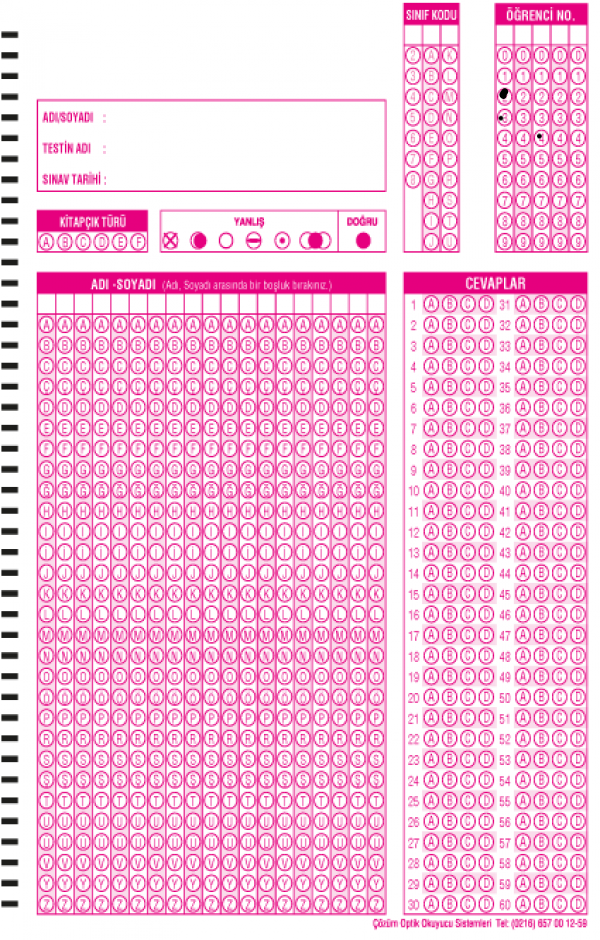
#> input picture bolum2_optik_okuyucu/test_images/omr_template.png, 600 x 940 px
$ python cevap_anahtari.py -i test_images/omr_template.png
#> lines starting #> are read from the running program, lines starting #| are printed output that depends on the picture; after the words box and inside, x2 and y2 are one past the last pixel; in counts of white or black regions, pixels touching at a corner belong together
#> in scan_answer_key, image is the input picture: shape (940, 600, 3); mean B, G, R 224.7, 197.7, 247.3
"""
Cevap Anahtarı ve Baloncuk Okuyucu
====================================
OMR formundaki işaretlenmiş baloncukları okur.

Teknik:
- Pozisyon tabanlı okuma (şablon pozisyonlarını kullanır)
- Dairesel maske ile piksel sayma
- Doluluk oranı > %25 ise işaretli kabul edilir
"""

import cv2
import numpy as np
import os
import sys

sys.path.insert(0, os.path.dirname(os.path.abspath(__file__)))
from omr_template import (
    TEMPLATE_WIDTH, TEMPLATE_HEIGHT, BUBBLE_RADIUS,
    STUDENT_ID_START_X, STUDENT_ID_START_Y,
    STUDENT_ID_DIGITS, STUDENT_ID_DIGIT_SPACING, STUDENT_ID_ROW_SPACING,
    ANSWERS_START_Y, ANSWERS_COL1_X, ANSWERS_COL2_X,
    QUESTIONS_PER_COL, BUBBLE_SPACING_X, BUBBLE_SPACING_Y,
    OPTIONS, MARKER_OFFSET, MARKER_SIZE
)
from utils import (
    order_points, four_point_transform,
    find_document_contour, save_image
)

# Doluluk eşiği — bu oranın üzeri "işaretli" sayılır
FILL_THRESHOLD = 0.25


def preprocess_omr_image(image):
    """
    OMR form görüntüsünü ön işlemden geçirir:
    1. Perspektif düzeltme (sadece gerekiyorsa)
    2. Şablon boyutuna yeniden boyutlandırma
    3. Grayscale + Otsu threshold

    Args:
        image: Giriş görüntüsü (BGR)

    Returns:
        (warped_color, warped_thresh) — renkli ve binary görüntüler
    """
    h, w = image.shape[:2]
#> h = 940; w = 600
    img_area = h * w
#> img_area = 564000

    # Görüntü zaten şablon boyutunda mı kontrol et
    size_ratio = abs(w / TEMPLATE_WIDTH - 1) + abs(h / TEMPLATE_HEIGHT - 1)
#> size_ratio = 0

    if size_ratio > 0.1:
        # Farklı boyut — perspektif düzeltme dene
        contour = find_document_contour(image)
        if contour is not None:
            contour_area = cv2.contourArea(contour)
            # Kontur alanı görüntünün en az %30'u olmalı (yanlış kontur filtresi)
            if contour_area > img_area * 0.3:
                pts = contour.reshape(4, 2).astype("float32")
                warped = four_point_transform(image, pts)
            else:
                warped = image.copy()
        else:
            warped = image.copy()
    else:
        # Zaten doğru boyutta — perspektif düzeltme gereksiz
        warped = image.copy()

    # Şablon boyutuna yeniden boyutlandır
    warped = cv2.resize(warped, (TEMPLATE_WIDTH, TEMPLATE_HEIGHT))

    # Pembe rengi filtrelemek için Kırmızı (Red) kanalını kullan
    # BGR formatında Kırmızı kanal index 2'dir.
    # Pembe rengin kırmızı bileşeni yüksek (255) olduğu için beyaz görünür,
    # kurşun kalem (koyu gri/siyah) ise düşük (40) olduğu için siyah kalır.
    red_channel = warped[:, :, 2]
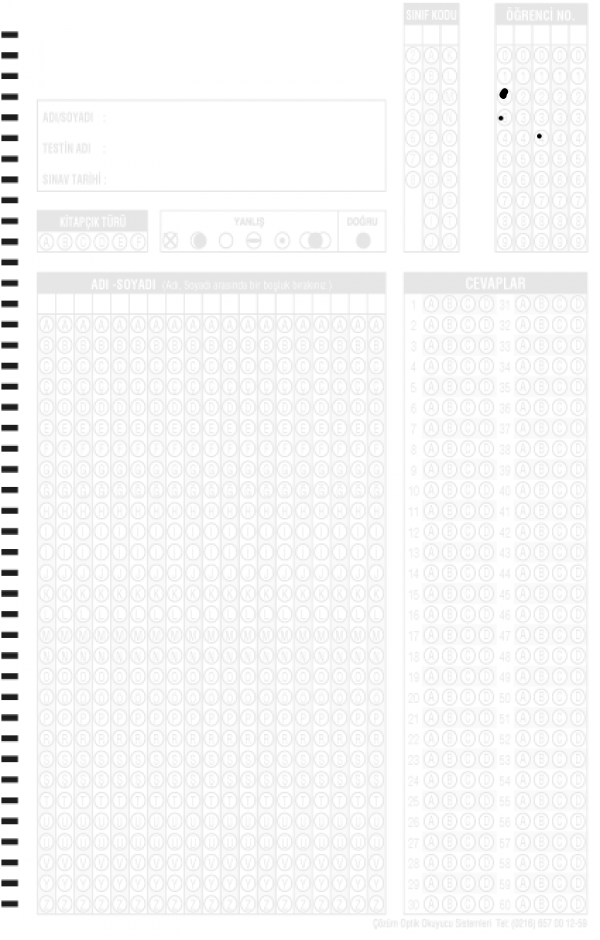
#> red_channel: shape (940, 600); min 0, max 255, mean 247.3

    # Otsu threshold — pembe çizgiler beyaz olduğu için sadece koyu işaretler kalır
    _, thresh = cv2.threshold(
        red_channel, 0, 255, cv2.THRESH_BINARY_INV + cv2.THRESH_OTSU
    )
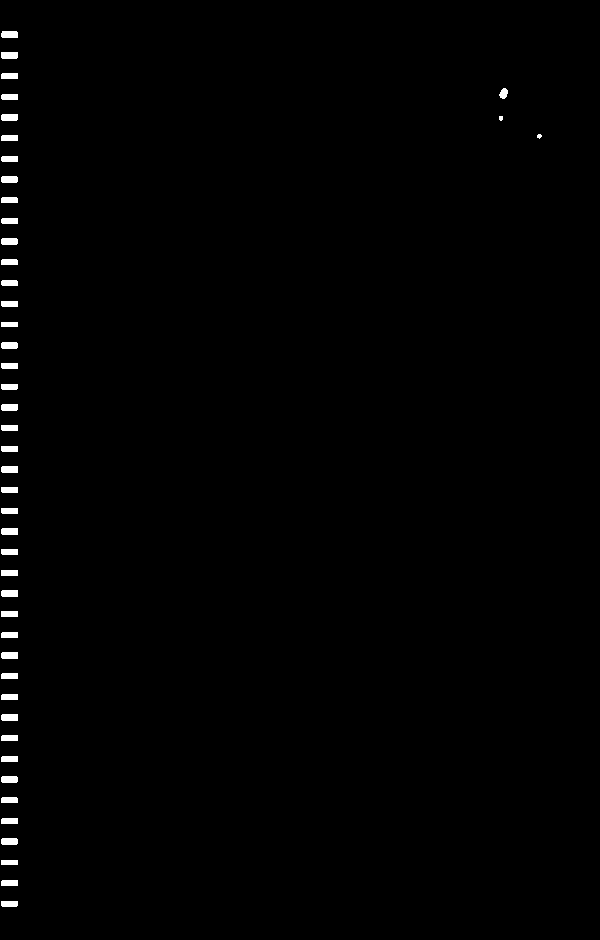
#> thresh: shape (940, 600); 0.82% white; 46 white regions (2 under 20 px), largest, box (x1, y1, x2, y2) and area: (1, 52, 18, 59) 117, (1, 466, 18, 473) 117, (1, 528, 18, 535) 117

    return warped, thresh


def read_bubble(thresh, cx, cy, radius=None):
    """
    Tek bir baloncuğun doluluk oranını hesaplar.

    Args:
        thresh: Binary (ters) görüntü
        cx, cy: Baloncuk merkez koordinatları
        radius: Baloncuk yarıçapı

    Returns:
        Doluluk oranı (0.0 - 1.0)
    """
    if radius is None:
        radius = BUBBLE_RADIUS

    h, w = thresh.shape
    r = radius - 1

    # Koordinatları int'e çevir
    cx = int(cx)
    cy = int(cy)

    # ROI sınırları
    x1 = max(0, cx - r)
    y1 = max(0, cy - r)
    x2 = min(w, cx + r)
    y2 = min(h, cy + r)

    if x2 <= x1 or y2 <= y1:
        return 0.0

    roi = thresh[y1:y2, x1:x2]

    # Dairesel maske
    mask = np.zeros_like(roi)
    center = (cx - x1, cy - y1)
    cv2.circle(mask, center, r, 255, -1)

    # Maskelenmiş alandaki beyaz piksel sayısı
    masked = cv2.bitwise_and(roi, mask)
    filled = cv2.countNonZero(masked)
    total = cv2.countNonZero(mask)

    if total == 0:
        return 0.0

    return filled / total


def read_student_id(thresh):
    """
    Öğrenci numarasını okur.

    Args:
        thresh: Binary görüntü

    Returns:
        Öğrenci numarası (str, 5 karakter)
    """
    result = ""

    for digit_idx in range(STUDENT_ID_DIGITS):
        x = STUDENT_ID_START_X + int(digit_idx * STUDENT_ID_DIGIT_SPACING)
        best_number = -1
        best_ratio = 0.0

        for number in range(10):
            y = STUDENT_ID_START_Y + int(number * STUDENT_ID_ROW_SPACING)
            ratio = read_bubble(thresh, x, y)

            if ratio > best_ratio:
                best_ratio = ratio
                best_number = number

        if best_ratio > FILL_THRESHOLD:
            result += str(best_number)
        else:
            result += "?"

    return result


def read_answers(thresh, num_questions=20):
    """
    Cevapları okur.

    Args:
        thresh: Binary görüntü
        num_questions: Okunacak soru sayısı (max 60)

    Returns:
        {soru_no: 'A'/'B'/'C'/'D'/None}
    """
#> called with num_questions = 20
    num_questions = min(num_questions, 60)
    answers = {}

    for q in range(1, num_questions + 1):
        # Kolon ve satır hesapla
        if q <= QUESTIONS_PER_COL:
            col_x = ANSWERS_COL1_X
            row = q - 1
        else:
            col_x = ANSWERS_COL2_X
            row = q - QUESTIONS_PER_COL - 1

        y = ANSWERS_START_Y + int(row * BUBBLE_SPACING_Y)

        best_option = None
        best_ratio = 0.0

        for opt_idx, option in enumerate(OPTIONS):
            bx = col_x + int(opt_idx * BUBBLE_SPACING_X)
            ratio = read_bubble(thresh, bx, y)

            if ratio > best_ratio:
                best_ratio = ratio
                best_option = option

        if best_ratio > FILL_THRESHOLD:
            answers[q] = best_option
        else:
            answers[q] = None  # Boş bırakılmış
#> this loop made 20 passes

    return answers


def scan_answer_key(image_path, num_questions=20, debug=False):
    """
    Cevap anahtarı görüntüsünü tarar.

    Args:
        image_path: Cevap anahtarı görüntü yolu
        num_questions: Soru sayısı
        debug: Debug modu

    Returns:
        {soru_no: seçenek} sözlüğü
    """
    print(f"\n[i] Cevap anahtarı taranıyor: {image_path}")

    image = cv2.imread(image_path)
    if image is None:
        print(f"[✗] Hata: Görüntü yüklenemedi: {image_path}")
        return None

    warped, thresh = preprocess_omr_image(image)
    answers = read_answers(thresh, num_questions)

    # Sonuçları göster
    print("[✓] Cevap anahtarı okundu:")
    blank_count = 0
    for q in range(1, num_questions + 1):
        ans = answers.get(q, None)
        if ans:
            print(f"    Soru {q:2d}: {ans}")
        else:
            print(f"    Soru {q:2d}: (boş)")
            blank_count += 1

    if blank_count > num_questions * 0.5:
        print(f"\n[!] UYARI: Soruların %{blank_count/num_questions*100:.0f}'ü boş!")
#| [!] UYARI: Soruların %100'ü boş!
        print("    Tarama kalitesini kontrol edin.")

    return answers


if __name__ == "__main__":
    import argparse
    parser = argparse.ArgumentParser(description="Cevap Anahtarı Okuyucu")
    parser.add_argument("--input", "-i", type=str, required=True)
    parser.add_argument("--questions", "-q", type=int, default=20)
    parser.add_argument("--debug", "-d", action="store_true")
    args = parser.parse_args()

    result = scan_answer_key(args.input, args.questions, args.debug)
    if result:
        print(f"\nToplam: {sum(1 for v in result.values() if v)} cevap okundu")
#| Toplam: 0 cevap okundu
